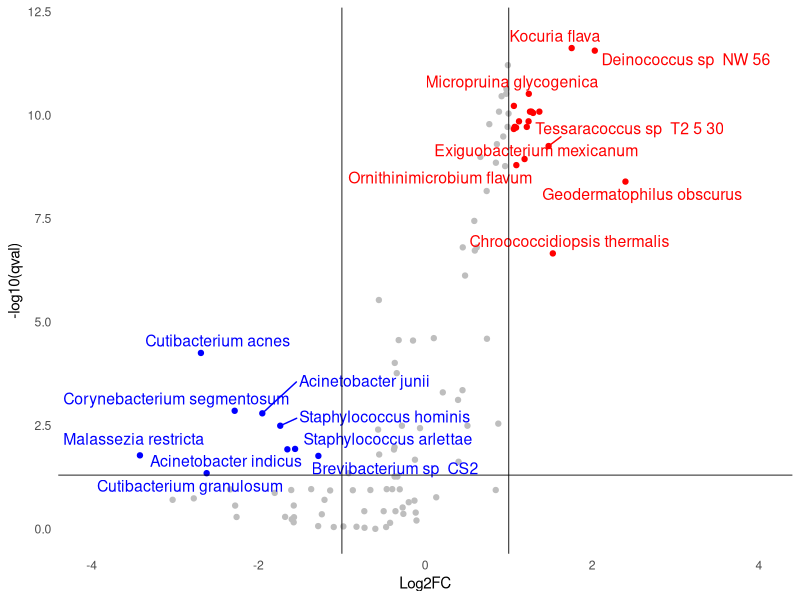
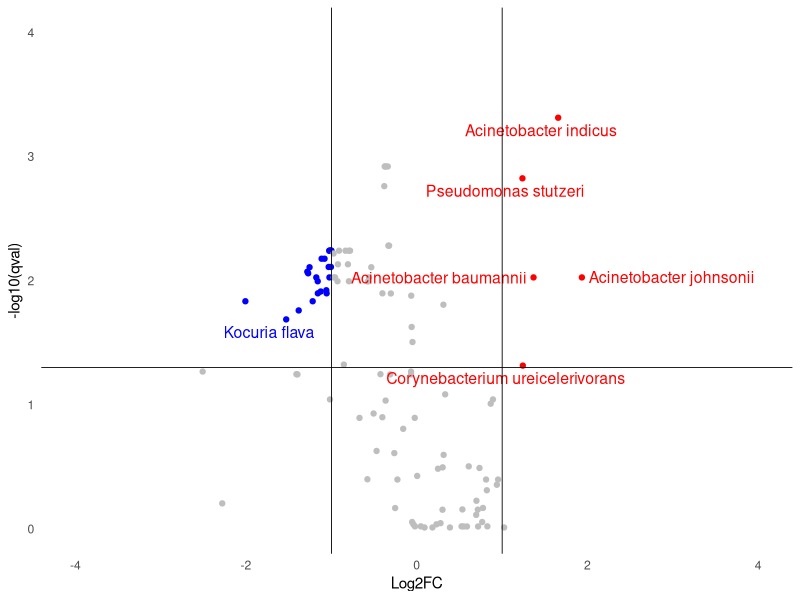
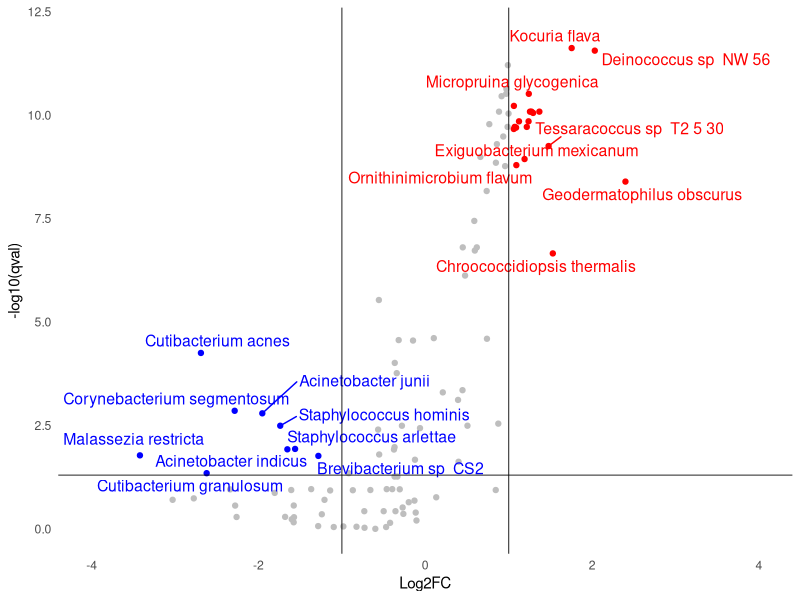
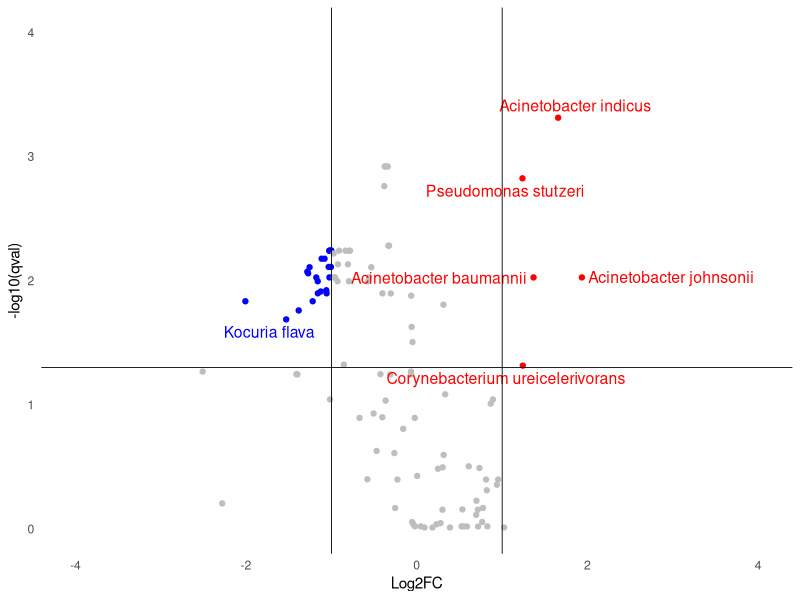

Here is the R script that generated these plots, in order:
## ---- chunk 1
library(ggplot2)
library(ggrepel)

## ---- chunk 2
valcano_plot = function(data, save_table = FALSE, file_name = "dummy.csv", y_max = 12){
  data$diffexpressed <- "NO"
  # if log2Foldchange > 0.6 and pvalue < 0.05, set as "UP" 
  data$diffexpressed[data$Log2FC > 1 & data$qval < 0.05] <- "UP"
  # if log2Foldchange < -0.6 and pvalue < 0.05, set as "DOWN"
  data$diffexpressed[data$Log2FC < -1 & data$qval < 0.05] <- "DOWN"
  
  data$delabel <- NA
  data$delabel[data$diffexpressed != "NO"] <- data$feature [data$diffexpressed != "NO"]
  data$delabel = gsub("\\.", " ", data$delabel)
  
  p = ggplot(data=data, aes(x=Log2FC, y=-log10(qval), col=diffexpressed, label=delabel)) +
        geom_point() + 
        theme_minimal() +
        geom_text_repel(size = 4) +
        scale_color_manual(values=c("blue", "gray", "red")) +
        geom_vline(xintercept=c(-1, 1), col="black",  size = 0.3) +
        geom_hline(yintercept=-log10(0.05), col="black",  size = 0.3) +
        xlim(-4,4) +
        ylim(0,y_max) +
        #ylim(0,4) +
        theme(legend.position = "none",
              panel.grid.major = element_blank(),  # Remove major grid lines
              panel.grid.minor = element_blank())  # Remove minor grid lines)
        #scale_x_continuous(breaks = NULL) + 
        #scale_y_continuous(breaks = NULL) 
        #element_blank()
        #ggtitle("Class") 
  print("outside")
  if(save_table){
    print("inside")
    data = subset(data, diffexpressed != 'NO')
    write.csv(data, file = file_name)
  }
  return (p)
}
## ---- chunk 3

species_data = read.csv("../results/chennai_kiosk_species_abd_0.001/valcano_species.csv",sep = ",")


pp = valcano_plot(species_data, save_table = FALSE)
pp
ggsave( "../figures/Figure_4A.png" ,pp, dpi = 600 )
## ---- chunk 4

species_data = read.csv("../results/chennai_Rod_species_abd_0.001/valcano_species.csv",sep = ",")

pp = valcano_plot(species_data, save_table = FALSE, y_max = 4)
pp
ggsave( "../figures/Figure_4B.png" ,pp, dpi = 600 )
